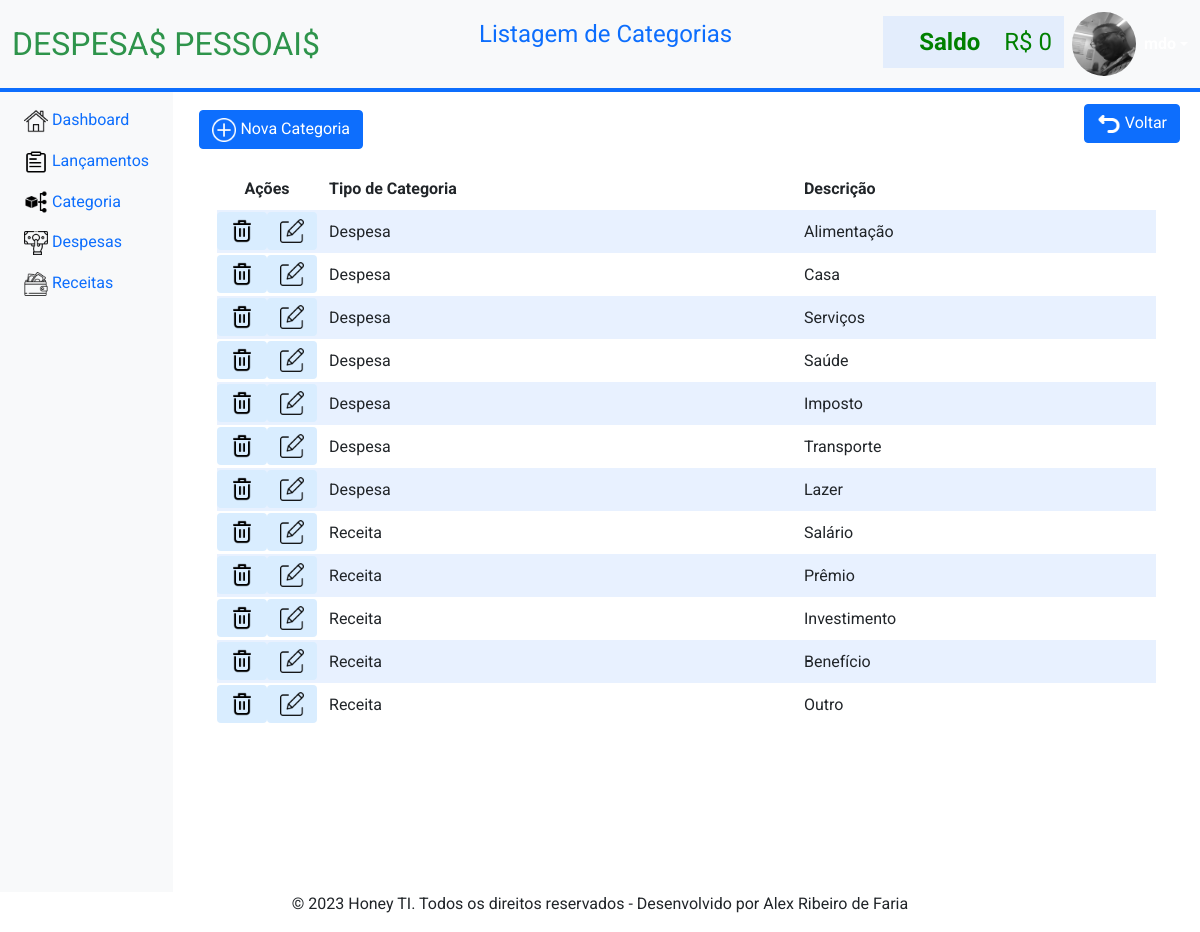
The page /categoriaList (signed in) on the database its author committed.
### tables this page shows
CREATE TABLE Categoria (
  id INTEGER PRIMARY KEY AUTOINCREMENT  NOT NULL,
  idUsuario INTEGER NOT NULL,
  idTipoCategoria INTEGER NOT NULL,
  descricao TEXT NOT NULL);

CREATE TABLE TipoCategoria (
  id INTEGER PRIMARY KEY AUTOINCREMENT  NOT NULL,
  descricao TEXT);

### app.py (the view)
@app.route("/categoriaList", methods=["GET", "POST"])
@login_required
def categoriaList():
        sql = "Select c.id, tc.descricao as tipo, c.descricao From Categoria c Inner Join TipoCategoria tc on c.idTipoCategoria = tc.id where c.idUsuario = ?;"
        dados = db.execute(sql, session["user_id"])
        return render_template("categoriaList.html", dados=dados, saldo=getSaldo(session["user_id"]))

### app.py (called while the page is built)
@app.after_request
def after_request(response):
    response.headers["Cache-Control"] = "no-cache, no-store, must-revalidate"
    response.headers["Expires"] = 0
    response.headers["Pragma"] = "no-cache"
    return response

def getSaldo(idUsuario):
    sqlSaldoDespesa = "select (CASE (select count(1) from despesa where idUsuario = ?) WHEN 0 THEN 0 ELSE sum(valor) END) as saldo from despesa  where idUsuario = ?;"
    sqlSaldoReceita = "select (CASE (select count(1) from Receita where idUsuario = ?) WHEN 0 THEN 0 ELSE sum(valor) END) as saldo from Receita  where idUsuario = ?;"
    saldoDespesa = db.execute(sqlSaldoDespesa, idUsuario, idUsuario)
    saldoReceita = db.execute(sqlSaldoReceita, idUsuario, idUsuario)
    saldoDespesa = saldoDespesa[0]['saldo']
    saldoReceita = saldoReceita[0]['saldo']
    saldo = saldoReceita - saldoDespesa
    saldo = round(saldo, 2)
    return saldo

### helpers.py (called while the page is built)
def login_required(f):
    @wraps(f)
    def decorated_function(*args, **kwargs):
        if session.get("user_id") is None:
            return redirect("/login")
        return f(*args, **kwargs)
    return decorated_function

### templates/categoriaList.html (shortened to what this page needs)
{% extends "layout.html" %}
{% block saldo %}
<div class="d-flex" style="width:100%">
    <div class="titulo p-2 flex-grow-1 text-center">Listagem de Categorias</div>
    <div class="p-2 ">
        <table >
            <tr>
                <td colspan="6"></td>
                {% if saldo < 0 %}
                <th id="thSaldo" class="saldoRed">Saldo</th>
                <td id="tdSaldo" class="saldoRed">R$ {{ saldo }}</td>
                {% else %}
                <th id="thSaldo" class="saldoGreen">Saldo</th>
                <td id="tdSaldo" class="saldoGreen">R$ {{ saldo }}</td>
                {% endif%}
            </tr>
        </table>
    </div>
</div>
{% endblock %}
{% block main %}
{% block barraFerramenta%}
<div class="d-flex" style="width:100%">
    <div class="titulo p-2 text-start flex-grow-1 ">
        <button id="btnNewCategoria" onclick="handleNewCategoria()" data-bs-toggle="tooltip" data-bs-placement="top"  title="Criar uma nova categoria"  class="btn btn-primary btnBarraFerramenta">
            <img class="iconImg" src="/static/img/plus.png" /> Nova Categoria
        </button>
        </div>
    <div class="p-2 align-items-end ">
        <button id="btnVoltar" onclick="location.href = document.referrer;" class="btn btn-primary">
            <img class="iconImg" src="/static/img/voltar.png" /> Voltar
         </button>
    </div>
</div>
{% endblock %}
<form>
    <div class="section">
        <table id="tableCategoria">
            <thead>
                <tr>
                    <th colspan="2"
                        style="text-align: center;align-items: center;width:auto; padding:1px;rem;vertical-align:middle;">
                        Ações
                    </th>
                    <th>Tipo de Categoria</th>
                    <th>Descrição</th>
                </tr>
            </thead>
            <tbody>
                {% for categoria in dados %}
                <tr id="tr_{{ categoria.id }}">
                    <td style="width:6px;padding:0px;vertical-align: middle;"><button type="button" data-bs-toggle="tooltip"
                            data-bs-placement="top" title="Deletar Categoria" onclick="handleDelete(this, {{ categoria.id }})">
                            <img class="iconImg" src="/static/img/delete.png" /> </button></td>
                    <td style="width:6px;padding:0px;vertical-align: middle;"><button type="button" data-bs-toggle="tooltip"
                            data-bs-placement="top" title="Editar Categoria" onclick="handleEdit({{ categoria.id }})"><img
                                class="iconImg" src="/static/img/edit.png" />
                        </button></td>
                    <td>{{categoria.tipo }}</td>
                    <td>{{categoria.descricao }}</td>
                </tr>
                {% endfor %}
        </table>
    </div>
</form>
{% endblock %}

### templates/layout.html (shortened to what this page needs)
<html lang="pt-br">
<head>
    <link href="https://cdn.jsdelivr.net/npm/bootstrap@5.1.3/dist/css/bootstrap.min.css" rel="stylesheet">
    <link href="https://cdn.datatables.net/v/bs5/dt-1.13.4/r-2.4.1/rr-1.3.3/sb-1.4.2/sp-2.1.2/sl-1.6.2/sr-1.2.2/datatables.min.css" rel="stylesheet"/>
    <link href="/static/styles.css" rel="stylesheet">
</head>
<body>
    <div class="d-flex flex-column">
        <div class="bg-info w-100 h-15">
            <nav id="navBrand" class="bg-light navbar navbar-expand-sm navbar-dark navbar-expand-md navbar-light " >
                <div class="headerNav container-fluid">
                    <div>
                        <a class="navbar-brand align-text-lg-start" href="/"> <span class="green">DESPESA$ PESSOAI$</span></a>
                    </div>
                    {% block saldo %}{% endblock %}
                    {% if session["user_id"] %}
                    <div class="dropdown">
                        <a href="#" class="d-flex align-items-center text-white text-decoration-none dropdown-toggle" id="dropdownUser1" data-bs-toggle="dropdown" aria-expanded="false">
                            <img src="static/img/perfi.png" alt="" width="64" height="64" class="rounded-circle me-2">
                            <strong>mdo</strong>
                        </a>
                    </div>
                     {% else %}
                     <ul class="navbar-nav ms-auto mt-2 ">
                        <li class="nav-item"><a class="nav-link" href="/register" style="color: #0d6efd;">Criar uma conta</a></li>
                        <li class="nav-item"><a class="nav-link" href="/login" style="color: #0d6efd;" >Fazer login</a></li>
                    </ul>
                    {% endif %}
                     </div>
                </div>
        </div>
        <div id="navbarDisplay" class="navbarDisplay"   ></div>
        <div class="w-100 h-80">
            <div class="d-flex h-100  ">
                    {% if session["user_id"] %}
                    <div id="sidebar" class="sidebar d-md-block collapse-horizontal align-items-start  h-100 p-2 text-white bg-light"  >
                        <ul class="nav nav-pills flex-column mb-auto">
                            <li class="nav-item">
                                <a class="nav-link" href="/dashboard"><img class="iconImg" src="/static/img/home.png"/>  Dashboard</a>
                            </li>
                            <li class="nav-item">
                                <a class="nav-link" href="/lancamentos"><img class="iconImg" src="/static/img/information.png"/>  Lançamentos</a>
                            </li>
                            <li class="nav-item">
                                <a class="nav-link " href="/categoriaList"><img class="iconImg" src="/static/img/categorizacao.png"/>  Categoria</a>
                            </li>
                            <li class="nav-item">
                                <a class="nav-link " href="/despesasList"><img class="iconImg" src="/static/img/money.png"/>  Despesas</a>
                            </li>
                            <li class="nav-item">
                                <a class="nav-link " href="/receitasList"><img class="iconImg" src="/static/img/wallet.png"/>  Receitas</a>
                            </li>
                        </ul>
                    </div>
                    {% endif %}
                    <div class=" flex-grow-1 w-75 ">
                        <main class="container-fluid py-1 text-center">
                            {% block main %}{% endblock %}
                        </main>
                    </div>
                </div>
             </div>
          <div>
          <div style="footer w-100  h-5">
             <footer  class=" mb-3 text-center h-5">© 2023 Honey TI. Todos os direitos reservados - Desenvolvido por Alex Ribeiro de Faria</footer>
          </div>
    </div>
</body>
</html>

### static/styles.css (style rules this page uses)
body { font-family: 'Roboto'; font-size: 1rem; }
.navbarDisplay { position: static; top: 0px; background-color: #0d6efd; width: 100%; height: 0.25rem; }
nav .navbar-brand { font-size: xx-large; }
nav .navbar-brand .green { color: #2e944b; }
.section { padding-bottom: 0.2rem; padding-left: 2rem; padding-right: 2rem; padding-top: 0.2rem; text-align: left; width: 100%; align-items: center; }
table { background-color: transparent; margin-bottom: 0.25rem; width: 100%; }
table th, table td { padding: 0.75rem; vertical-align: middle; }
tbody tr:nth-of-type(odd) { background-color: rgb(179, 208, 255, 0.3) }
button, input[type="submit"] { background-color: #d9edff; border: 1px solid transparent; border-radius: 0.25rem; font-size: 0.95rem; font-weight: 400; line-height: 1.5; padding: 0.375rem 0.75rem; text-align: center; transition: color 0.15s ease-in-out, background-color 0.15s ease-in-out, border-color 0.15s ease-in-out, box-shadow 0.15s ease-in-out; vertical-align: middle; }
.btnBarraFerramenta { margin: 0.4rem; }
.iconImg { max-width:1.5rem; max-height:1.5rem; width: auto; height: auto; }
.titulo { font-size: 1.5rem; color:#0d6efd;; }
.saldoGreen { font-size: 1.5rem; color:green; }

### rows shown on the page
Categoria: tipo "Despesa", descricao "Alimentação"
Categoria: tipo "Despesa", descricao "Casa"
Categoria: tipo "Despesa", descricao "Serviços"
Categoria: tipo "Despesa", descricao "Saúde"
Categoria: tipo "Despesa", descricao "Imposto"
Categoria: tipo "Despesa", descricao "Transporte"
Categoria: tipo "Despesa", descricao "Lazer"
Categoria: tipo "Receita", descricao "Salário"
Categoria: tipo "Receita", descricao "Prêmio"
Categoria: tipo "Receita", descricao "Investimento"
Categoria: tipo "Receita", descricao "Benefício"
Categoria: tipo "Receita", descricao "Outro"

### other values the page prints
{{ saldo }} "0"
